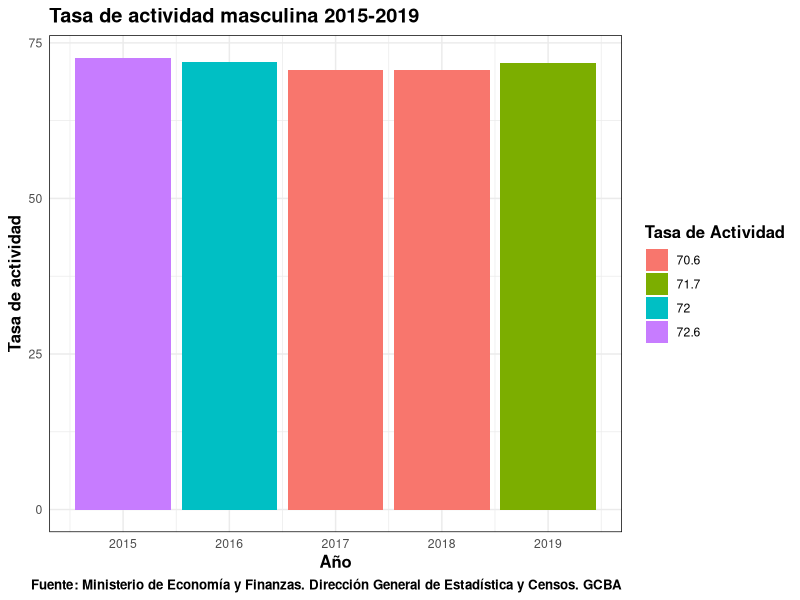
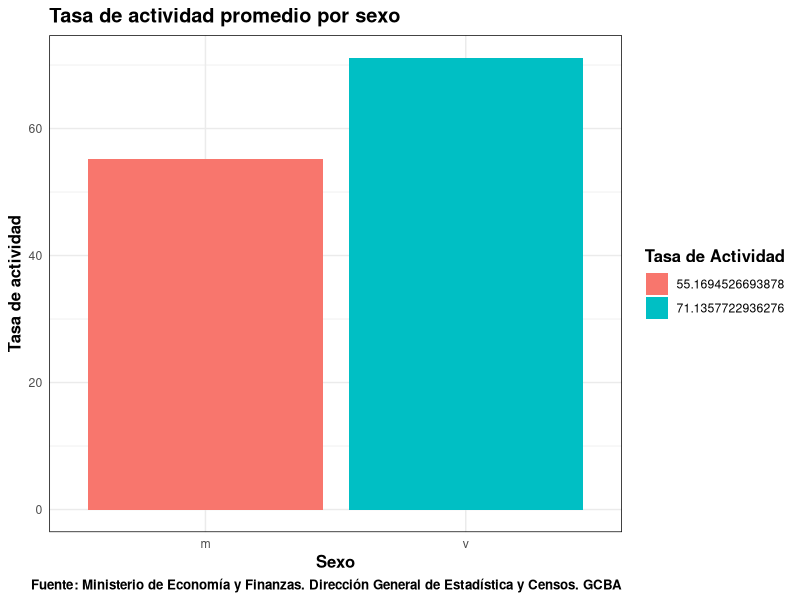

R code for these plots, in order:
## ---- chunk 1
knitr::opts_chunk$set(echo = TRUE)


library(readr)
library(dplyr)
library(tidyverse)


## ---- chunk 2

datos_tp <- read.csv("datos/tas_act_sexo__annio_limpio.csv")


## ---- chunk 3

names(datos_tp)

## ---- chunk 4

summary(datos_tp)

## ---- chunk 5
tasa_act_gral <- filter(datos_tp, sexo=="TOTAL")

mean(tasa_act_gral$tasa_actividad)

## ---- chunk 6
sd(tasa_act_gral$tasa_actividad)
## ---- chunk 7

tasa_act_mujeres <- filter(datos_tp, sexo=="m")

mean(tasa_act_mujeres$tasa_actividad)

## ---- chunk 8

sd(tasa_act_mujeres$tasa_actividad)
## ---- chunk 9

tasa_act_varones <- filter(datos_tp, sexo=="v")

mean(tasa_act_varones$tasa_actividad)
## ---- chunk 10

sd(tasa_act_varones$tasa_actividad)
## ---- chunk 11
max(tasa_act_gral$tasa_actividad) - min(tasa_act_gral$tasa_actividad)
## ---- chunk 12

max(tasa_act_mujeres$tasa_actividad)- min(tasa_act_mujeres$tasa_actividad)
## ---- chunk 13

max(tasa_act_varones$tasa_actividad) - min(tasa_act_varones$tasa_actividad)

## ---- chunk 14

str(datos_tp)

## ---- chunk 15
str(tasa_act_mujeres)

str(tasa_act_varones)
## ---- chunk 16
anyNA(datos_tp)
## ---- chunk 17
     periodo <- filter(tasa_act_varones, anio>=2015) 
     
       ggplot(periodo) +
       geom_col(aes(x=anio,
                    y= tasa_actividad, fill=factor(tasa_actividad)))+
      scale_y_continuous(breaks=seq(0, 75, by=25)) +
           
       labs(x= "Año",
           y= "Tasa de actividad",
           title= "Tasa de actividad masculina 2015-2019",
           caption = "Fuente: Ministerio de Economía y Finanzas. Dirección General de Estadística y Censos. GCBA") +
      guides(fill = guide_legend(title="Tasa de Actividad")) +
      theme_minimal() +
      theme(panel.border = element_rect(color = "black", fill = NA))+
      theme(title = element_text(size = 12, face = "bold"))



## ---- chunk 18
tasa_resumen <- datos_tp %>% 
  group_by(sexo) %>%
  summarise(tasa_actividad = mean(tasa_actividad))

tasa_filtrada <- filter(tasa_resumen, sexo  != "TOTAL")

ggplot(tasa_filtrada)+
  geom_col(aes(x=sexo,
                y= tasa_actividad, fill=factor(tasa_actividad)))+

labs(x= "Sexo",
       y= "Tasa de actividad",
       title= "Tasa de actividad promedio por sexo",
       caption = "Fuente: Ministerio de Economía y Finanzas. Dirección General de Estadística y Censos. GCBA") +
  guides(fill = guide_legend(title="Tasa de Actividad")) +
  theme_minimal() +
  theme(panel.border = element_rect(color = "black", fill = NA))+
  theme(title = element_text(size = 12, face = "bold"))
